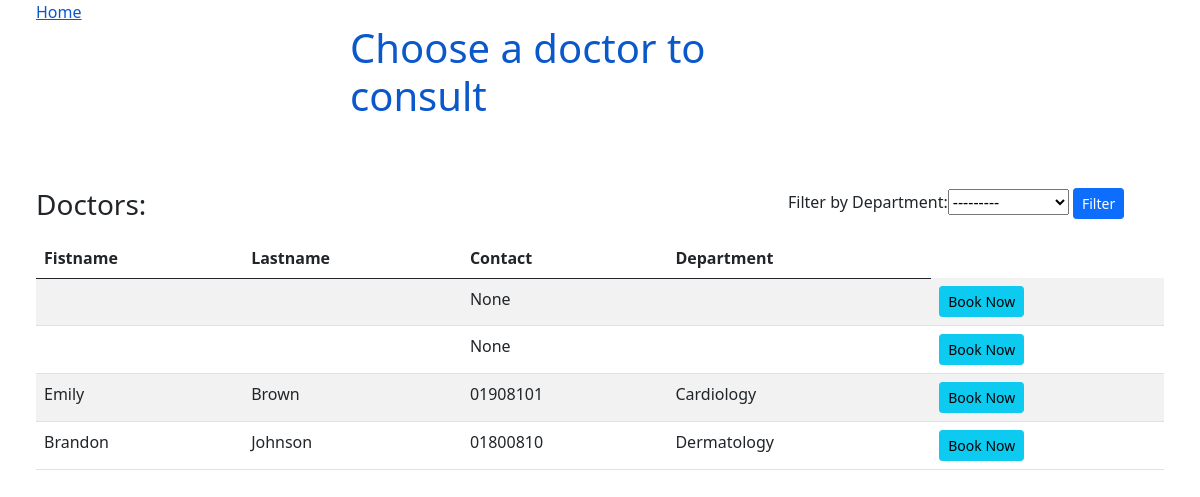
The page /listofdoctors/ on the database as committed earlier.
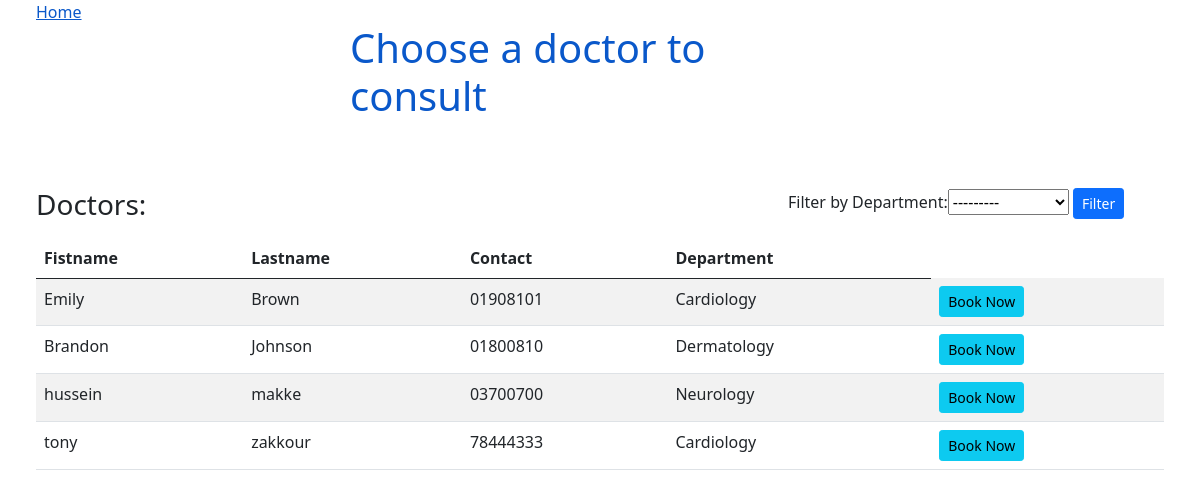
The same page on the database as committed later.
### appointments/models.py (models this page shows, shortened)
class Doctor(models.Model):
    Departments = [
        ("Cardiology", "Cardiology"),
        ("Neurology", "Neurology"),
        ("Dermatology", "Dermatology"),
        ("Cancer", "Cancer"),
        ("Psychiatric" , "Psychiatric")
    ]
    user = models.OneToOneField(User, on_delete=models.CASCADE ,null= True)
    firstname =models.CharField(max_length=200)
    lastname = models.CharField(max_length=200)
    address = models.CharField(max_length=200, null= True)
    mobile = models.CharField(max_length=100,null=True)
    department= models.CharField(max_length=100, choices= Departments)
    status = models.BooleanField(default=True)
    zoom_link = models.CharField(max_length= 300, null= True)

### listofdoctors/views.py (the view)
# urls.py: path('listofdoctors/', views.listdoctors),
def listdoctors(request): #get all data from dbs
	doctors= Doctor.objects.order_by('lastname') #Organization.objects.all()
	if request.method == 'GET': #Filter
		doctorsFilter= DoctorFilter(request.GET, queryset=doctors)
		doctors= doctorsFilter.qs
	else:
		doctorsFilter= DoctorFilter()
	return render(request, 'doctors_list.html', {'doctors':doctors, 'doctorsFilter':doctorsFilter})

### templates/doctors_list.html (shortened to what this page needs)
<!DOCTYPE html>
<html>
<head>
    <link href="https://cdn.jsdelivr.net/npm/bootstrap@5.0.0-beta3/dist/css/bootstrap.min.css" rel="stylesheet">
</head>
<body>
<a href='/' style="padding: 3%;">Home</a>
<div class="mx-auto" style="width: 500px;">
    <h1 style="color: #0a58ca;">Choose a doctor to consult</h1>
</div>
<br>
<div  style="padding: 3%;">
<div class="card-title row">
    <h3 class="col" style="display: !inline; margin-right: -20%; ">Doctors:</h3>
    <form method="GET" class="col" style="max-width: 400px;">
        Filter by
        {{ doctorsFilter.form  }}
        <button class="btn btn-primary btn-sm" type="submit">Filter</button>
    </form>
</div>
{%  if doctors.count > 0  %}
    <table class="table table-striped">
        <thead>
            <tr>
                <th>Fistname</th>
                <th>Lastname</th>
                <th>Contact</th>
                <th>Department</th>
            </tr>
        </thead>
        <tbody>
            {%  for user in doctors  %}
            <tr>
                <td>{{ user.firstname  }}</td>
                <td>{{ user.lastname  }}</td>
                <td>{{ user.mobile }}</td>
                <td>{{  user.department  }}</td>
                <td>
                    <a class="btn btn-info btn-sm" href="/appointment/booksystem/{{user.id}}">Book Now</a>
                </td>
            </tr>
            {%  endfor  %}
        </tbody>
    </table>
{% else %}
<i>Empty</i>
{%  endif  %}
</div>
</body>
</html>

Rows that differ between the two databases and show on the page:
shown differently, row unchanged: Doctor "Emily": moves up the list
shown differently, row unchanged: Doctor "Brandon": moves up the list
changed Doctor: firstname (not shown) → "hussein"; lastname (not shown) → "makke"; mobile "None" → "03700700"; department (not shown) → "Neurology"
changed Doctor: firstname (not shown) → "tony"; lastname (not shown) → "zakkour"; mobile "None" → "78444333"; department (not shown) → "Cardiology"
